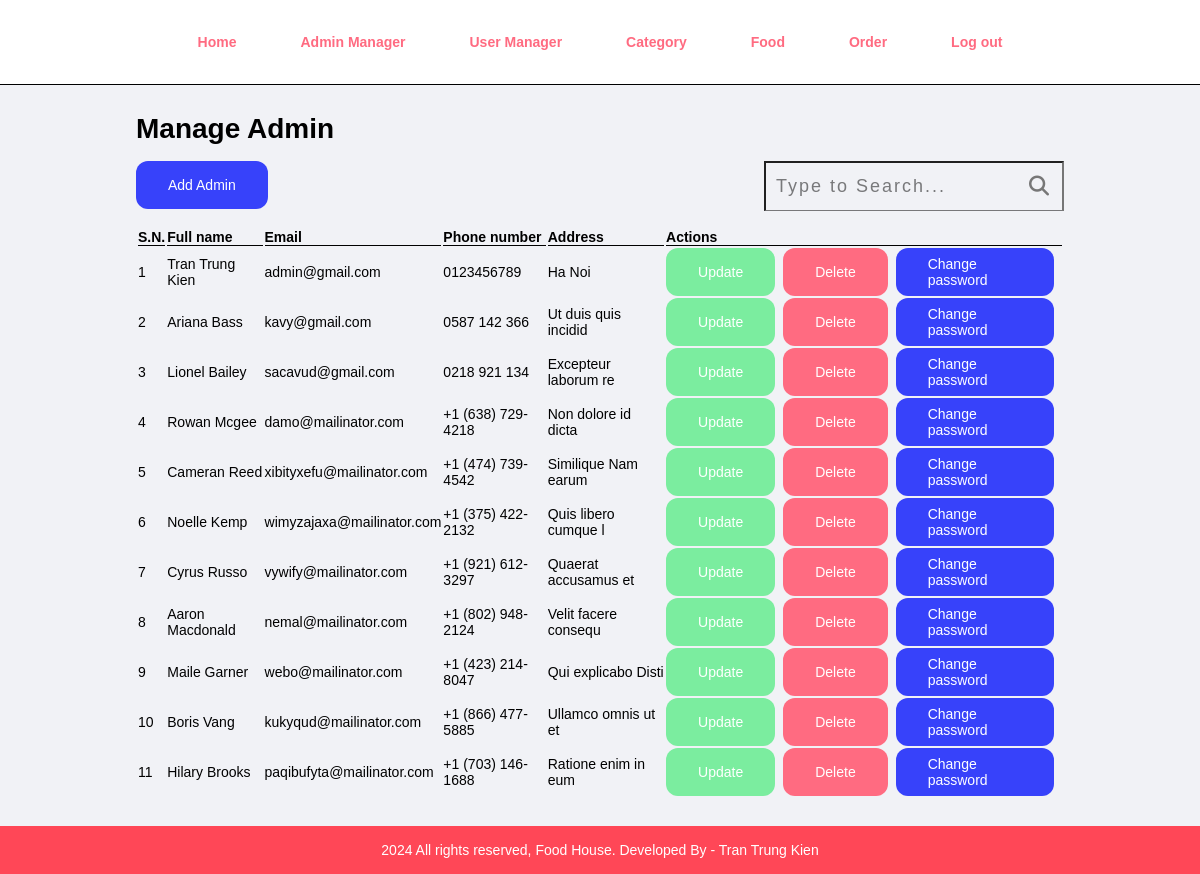
Page /admin/layout/admin (signed in) on the committed database.
### tables this page shows
CREATE TABLE `user` (
  `id` int(11) NOT NULL,
  `fullname` varchar(50) DEFAULT NULL,
  `email` varchar(150) DEFAULT NULL,
  `phone_number` varchar(20) DEFAULT NULL,
  `address` varchar(200) DEFAULT NULL,
  `password` varchar(100) NOT NULL,
  `role_id` int(11) DEFAULT NULL,
  `created_at` datetime DEFAULT NULL,
  `updated_at` datetime DEFAULT NULL,
  `deleted` int(11) DEFAULT NULL
);

### admin/db/db_func.php (called while the page is built, shortened)
<?php
function excuteResult($sql)
{
    $conn = mysqli_connect(LOCALHOST, DB_USER, DB_PASSWORD, DB_DBNAME);
    $result = mysqli_query($conn, $sql);
    return $result;
}

### admin/layout/admin/index.php (the view, shortened to what this page needs)
<?php include('../../partials/menu.php'); ?>
<div class="main-content">
    <div class="wrapper">
        <h1>Manage Admin</h1>
        <div class="d-flex justify-space mt-16">
            <a href="<?= SITEURL; ?>admin/layout/admin/add-admin.php" class="btn btn-primary">Add Admin</a>
            <form action="<?= SITEURL; ?>admin/controllers/admin/searchAdmin.php" method="POST" class="search-box">
                <button class="btn-search" name="btnSearch"><i class="fas fa-search"></i></button>
                <input type="text" class="input-search" name="search" placeholder="Type to Search...">
            </form>
        </div>
        <?php
        $sql = "";
        if (isset($_SESSION['sql']) && !empty($_SESSION['sql'])) {
            $sql = $_SESSION['sql'];
        } else {
            $sql = "SELECT * FROM user WHERE role_id = '1' AND deleted ='0'";
        }
        $res = excuteResult($sql);
        if ($res == TRUE) {
            $sn = 1;
            $count = mysqli_num_rows($res);
            if ($count > 0) {
        ?>
                <table class="tbl-full mt-16">
                    <tr>
                        <th>S.N.</th>
                        <th>Full name</th>
                        <th>Email</th>
                        <th>Phone number</th>
                        <th>Address</th>
                        <th>Actions</th>
                    </tr>
                    <?php
                    while ($rows = $res->fetch_assoc()) {
                        $fullname = $rows['fullname'];
                        $email = $rows['email'];
                        $phoneNumber = $rows['phone_number'];
                        $address = $rows['address'];
                        $id = $rows['id'];
                    ?>
                        <tr>
                            <td><?= $sn++ ?></td>
                            <td><?= $fullname ?></td>
                            <td><?= $email ?></td>
                            <td><?= $phoneNumber ?></td>
                            <td><?= $address ?></td>
                            <td>
                                <div class="btn-group">
                                    <a href="<?= SITEURL; ?>admin/layout/admin/update-admin.php?id=<?= $id ?>" class="btn btn-secondary">Update</a>
                                    <a href="<?= SITEURL; ?>admin/layout/admin/delete-admin.php?id=<?= $id ?>" class="btn btn-danger">Delete</a>
                                    <a href="<?= SITEURL; ?>admin/layout/admin/change-password-admin.php?id=<?= $id ?>" class="btn btn-primary">Change password</a>
                                </div>
                            </td>
                        </tr>
            <?php
                    }
                    echo "</table>";
                } else {
                    echo "<h1 class='mt-16'>Không có dữ liệu</h1>";
                }
            } else {
                echo "<h1 class='mt-16'>Lỗi truy vấn!</h1>";
            }
            ?>
    </div>
</div>
<?php include('../../partials/footer.php') ?>

### css/admin.css (style rules this page uses)
* { padding: 0; margin: 0; box-sizing: border-box; }
html { font-family: Arial, Helvetica, sans-serif; font-size: 62.5%; }
a { text-decoration: none; }
.wrapper { padding: 1.6rem; width: 80%; margin: 0 auto; font-size: 1.4rem; }
.mt-16 { margin-top: 16px; }
.btn { padding: 16px 32px; display: inline-flex; justify-content: center; align-items: center; height: 48px; color: #fff; border-radius: 1.2rem; }
.btn-primary { background-color: #3742fa; }
.btn-secondary { background-color: #7bed9f; }
.btn-danger { background-color: #ff6b81; }
.btn-group { display: flex; justify-content: start; align-items: center; }
.btn-group .btn { margin-right: 8px; }
.d-flex { display: flex; }
.justify-space { justify-content: space-between; }
.search-box { width: fit-content; height: fit-content; position: relative; }
.input-search { height: 50px; padding: 10px; font-size: 18px; letter-spacing: 2px; outline: none; transition: all .5s ease-in-out; padding-right: 40px; color:#777; width: 300px; border-radius: 0px; background-color: transparent; border-bottom:1px solid rgba(0,0,0,.5); transition: all 500ms cubic-bezier(0, 0.110, 0.35, 2); }
.input-search::placeholder { color:rgba(0,0,0,.5); font-size: 18px; letter-spacing: 2px; font-weight: 100; }
.btn-search { width: 50px; height: 50px; border-style: none; font-size: 20px; font-weight: bold; outline: none; cursor: pointer; border-radius: 50%; position: absolute; right: 0px; color:#777; background-color:transparent; pointer-events: painted; }
.main-content { background-color: #f1f2f6; padding: 1% 0; }
.tbl-full { width: 100%; font-size: 1.4rem; }
table tr th { border-bottom: 1px solid #000; text-align: left; }

### rows in the picture
user: fullname "Tran Trung Kien", email "admin@gmail.com", phone_number "0123456789", address "Ha Noi"
user: fullname "Ariana Bass", email "kavy@gmail.com", phone_number "0587 142 366", address "Ut duis quis incidid"
user: fullname "Lionel Bailey", email "sacavud@gmail.com", phone_number "0218 921 134", address "Excepteur laborum re"
user: fullname "Rowan Mcgee", email "damo@mailinator.com", phone_number "+1 (638) 729-4218", address "Non dolore id dicta"
user: fullname "Cameran Reed", email "xibityxefu@mailinator.com", phone_number "+1 (474) 739-4542", address "Similique Nam earum"
user: fullname "Noelle Kemp", email "wimyzajaxa@mailinator.com", phone_number "+1 (375) 422-2132", address "Quis libero cumque l"
user: fullname "Cyrus Russo", email "vywify@mailinator.com", phone_number "+1 (921) 612-3297", address "Quaerat accusamus et"
user: fullname "Aaron Macdonald", email "nemal@mailinator.com", phone_number "+1 (802) 948-2124", address "Velit facere consequ"
user: fullname "Maile Garner", email "webo@mailinator.com", phone_number "+1 (423) 214-8047", address "Qui explicabo Disti"
user: fullname "Boris Vang", email "kukyqud@mailinator.com", phone_number "+1 (866) 477-5885", address "Ullamco omnis ut et"
user: fullname "Hilary Brooks", email "paqibufyta@mailinator.com", phone_number "+1 (703) 146-1688", address "Ratione enim in eum"
